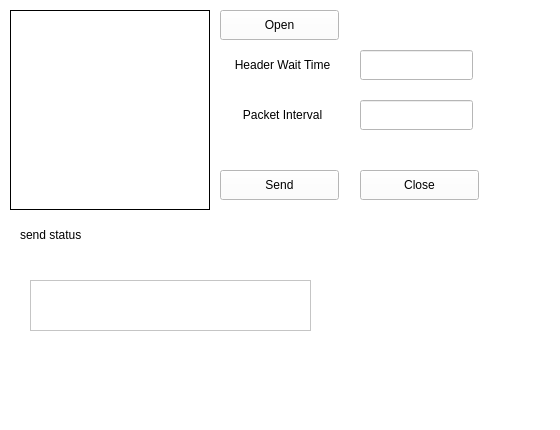
<?xml version="1.0" encoding="UTF-8"?>
<ui version="4.0">
 <class>ShowFigWidget</class>
 <widget class="QWidget" name="ShowFigWidget">
  <property name="geometry">
   <rect>
    <x>0</x>
    <y>0</y>
    <width>560</width>
    <height>430</height>
   </rect>
  </property>
  <property name="windowTitle">
   <string>Form</string>
  </property>
  <property name="styleSheet">
   <string notr="true">background-color: rgb(255, 255, 255);</string>
  </property>
  <widget class="QLabel" name="label">
   <property name="geometry">
    <rect>
     <x>10</x>
     <y>10</y>
     <width>200</width>
     <height>200</height>
    </rect>
   </property>
   <property name="cursor">
    <cursorShape>CrossCursor</cursorShape>
   </property>
   <property name="styleSheet">
    <string notr="true">QLabel{
     border-width: 1px;
     border-style: solid;
     border-color: rgb(0, 0, 0);
}</string>
   </property>
   <property name="text">
    <string/>
   </property>
  </widget>
  <widget class="QPushButton" name="pushButton_open">
   <property name="geometry">
    <rect>
     <x>220</x>
     <y>10</y>
     <width>119</width>
     <height>30</height>
    </rect>
   </property>
   <property name="text">
    <string>Open</string>
   </property>
  </widget>
  <widget class="QPushButton" name="pushButton_send">
   <property name="geometry">
    <rect>
     <x>220</x>
     <y>170</y>
     <width>119</width>
     <height>30</height>
    </rect>
   </property>
   <property name="text">
    <string>Send</string>
   </property>
  </widget>
  <widget class="QPushButton" name="pushButton_close">
   <property name="geometry">
    <rect>
     <x>360</x>
     <y>170</y>
     <width>119</width>
     <height>30</height>
    </rect>
   </property>
   <property name="text">
    <string>Close</string>
   </property>
  </widget>
  <widget class="QLabel" name="label_send_image_status">
   <property name="geometry">
    <rect>
     <x>20</x>
     <y>219</y>
     <width>330</width>
     <height>31</height>
    </rect>
   </property>
   <property name="text">
    <string>send status</string>
   </property>
   <property name="alignment">
    <set>Qt::AlignLeading|Qt::AlignLeft|Qt::AlignVCenter</set>
   </property>
  </widget>
  <widget class="QLabel" name="lab_header_wait_time">
   <property name="geometry">
    <rect>
     <x>220</x>
     <y>50</y>
     <width>125</width>
     <height>30</height>
    </rect>
   </property>
   <property name="text">
    <string>Header Wait Time</string>
   </property>
   <property name="alignment">
    <set>Qt::AlignCenter</set>
   </property>
  </widget>
  <widget class="QLabel" name="lab_packet_interval">
   <property name="geometry">
    <rect>
     <x>220</x>
     <y>100</y>
     <width>125</width>
     <height>30</height>
    </rect>
   </property>
   <property name="text">
    <string>Packet Interval</string>
   </property>
   <property name="alignment">
    <set>Qt::AlignCenter</set>
   </property>
  </widget>
  <widget class="QLineEdit" name="le_header_wait_time">
   <property name="geometry">
    <rect>
     <x>360</x>
     <y>50</y>
     <width>113</width>
     <height>30</height>
    </rect>
   </property>
  </widget>
  <widget class="QLineEdit" name="le_packet_interval">
   <property name="geometry">
    <rect>
     <x>360</x>
     <y>100</y>
     <width>113</width>
     <height>30</height>
    </rect>
   </property>
  </widget>
  <widget class="QTextEdit" name="te_send_status">
   <property name="geometry">
    <rect>
     <x>30</x>
     <y>280</y>
     <width>281</width>
     <height>51</height>
    </rect>
   </property>
  </widget>
 </widget>
 <resources/>
 <connections/>
</ui>
